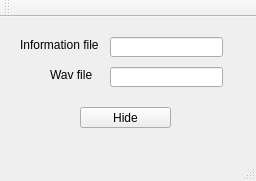
<?xml version="1.0" encoding="UTF-8"?>
<ui version="4.0">
 <class>Stega</class>
 <widget class="QMainWindow" name="Stega">
  <property name="geometry">
   <rect>
    <x>0</x>
    <y>0</y>
    <width>256</width>
    <height>181</height>
   </rect>
  </property>
  <property name="windowTitle">
   <string>Stega</string>
  </property>
  <widget class="QWidget" name="centralWidget">
   <widget class="QPushButton" name="btn">
    <property name="geometry">
     <rect>
      <x>80</x>
      <y>90</y>
      <width>91</width>
      <height>21</height>
     </rect>
    </property>
    <property name="text">
     <string>Hide</string>
    </property>
   </widget>
   <widget class="QLabel" name="label_3">
    <property name="geometry">
     <rect>
      <x>20</x>
      <y>20</y>
      <width>91</width>
      <height>16</height>
     </rect>
    </property>
    <property name="text">
     <string>Information file</string>
    </property>
   </widget>
   <widget class="QLabel" name="label_4">
    <property name="geometry">
     <rect>
      <x>50</x>
      <y>50</y>
      <width>61</width>
      <height>16</height>
     </rect>
    </property>
    <property name="text">
     <string>Wav file</string>
    </property>
   </widget>
   <widget class="QLineEdit" name="lineEdit">
    <property name="geometry">
     <rect>
      <x>110</x>
      <y>20</y>
      <width>113</width>
      <height>20</height>
     </rect>
    </property>
   </widget>
   <widget class="QLineEdit" name="lineEdit_2">
    <property name="geometry">
     <rect>
      <x>110</x>
      <y>50</y>
      <width>113</width>
      <height>20</height>
     </rect>
    </property>
   </widget>
  </widget>
  <widget class="QMenuBar" name="menuBar">
   <property name="geometry">
    <rect>
     <x>0</x>
     <y>0</y>
     <width>256</width>
     <height>21</height>
    </rect>
   </property>
  </widget>
  <widget class="QToolBar" name="mainToolBar">
   <attribute name="toolBarArea">
    <enum>TopToolBarArea</enum>
   </attribute>
   <attribute name="toolBarBreak">
    <bool>false</bool>
   </attribute>
  </widget>
  <widget class="QStatusBar" name="statusBar"/>
 </widget>
 <layoutdefault spacing="6" margin="11"/>
 <resources/>
 <connections/>
</ui>
